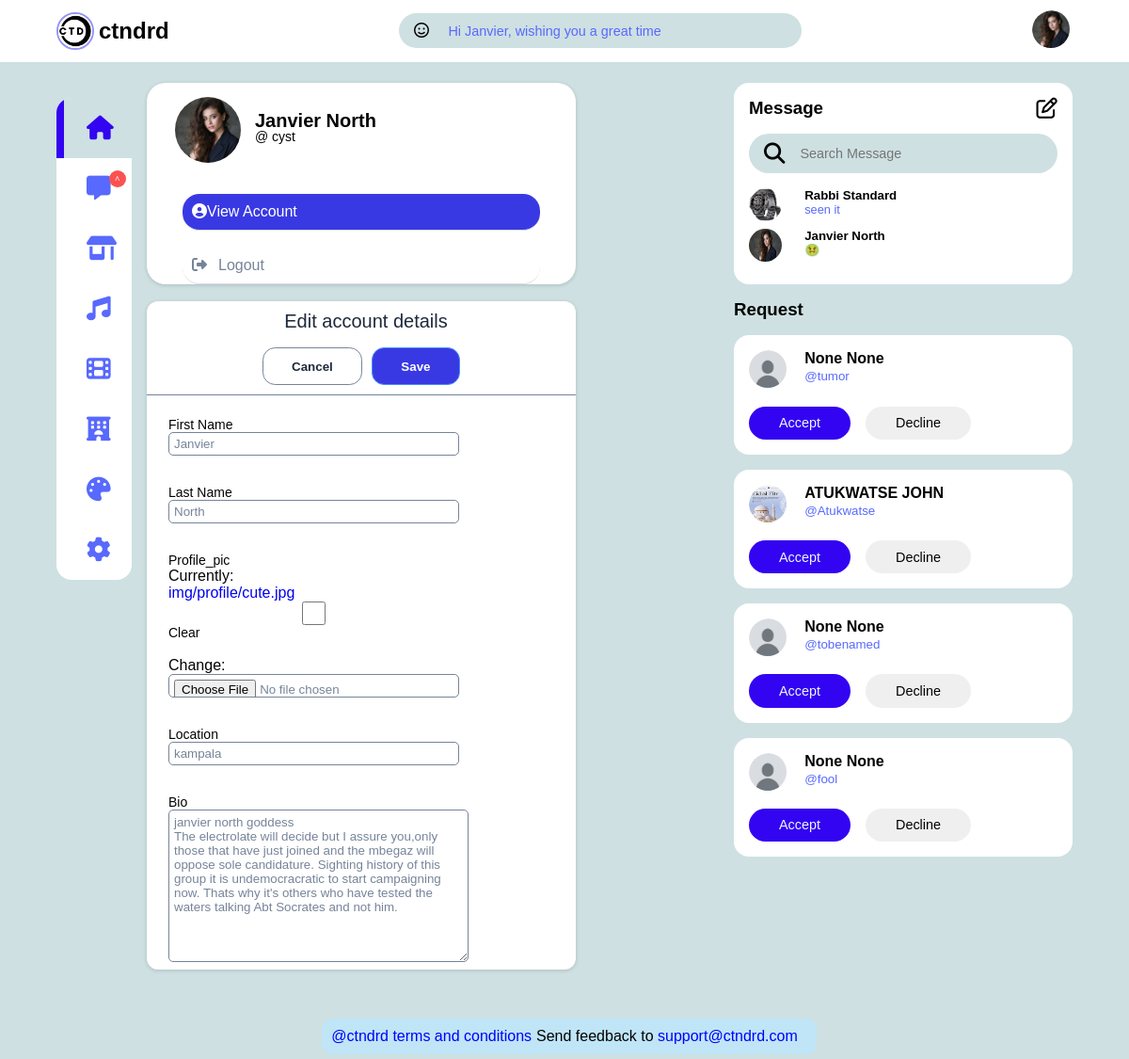
Screenshot of /acc-settings (signed in) with the database file from the repository.
### appl/models.py (models this page shows, shortened)
class Profile(models.Model):
    user=models.OneToOneField(User,on_delete=models.CASCADE)
    profile_pic=models.ImageField(upload_to='img/profile/',blank=True, null=True)
    firstname=models.CharField(max_length=50, blank=True, null=True)
    lastname=models.CharField(max_length=50, blank=True, null=True)
    bio=models.TextField(blank=True)
    location=models.CharField(max_length=100, blank=True, null=True)
    follows=models.ManyToManyField("self",
            symmetrical=False,
            blank=True,
            related_name="followed_by")

class Message(models.Model):
    sender = models.ForeignKey(User, on_delete=models.CASCADE, related_name='sent_messages')
    receiver = models.ForeignKey(User, on_delete=models.CASCADE, related_name='received_messages')
    message = models.TextField()
    image = models.ImageField(upload_to = 'img/message/', blank=True, null=True)
    seen = models.BooleanField(default=False)
    timestamp = models.DateTimeField(auto_now_add=True)

### appl/views.py (the view)
# urls.py: path('acc-settings', views.acc_settings, name='account-settings'),
@login_required
def acc_settings(request):
    try:
        profile=Profile.objects.get(user=request.user)
    except Profile.DoesNotExist:
        profile=Profile.objects.create(User=request.user)
    followers=request.user.profile.followed_by.exclude(id__in=request.user.profile.follows.all()) #for requests in the right
    messages=[]
    followerz=profile.follows.all()
    for follow in followerz:
        conversation_messages = Message.objects.filter(
            (Q(sender=profile.user) & Q(receiver=follow.user)) |
            (Q(sender = follow.user) & Q(receiver=profile.user))
        ).order_by('-timestamp')
        if conversation_messages.exists():
            latest_message=conversation_messages.first()
            messages.append({
                'follow':follow,
                'latest_message':latest_message
            })
    if request.method == 'POST':
        form=ProfileForm(request.POST, request.FILES, instance=profile)
        if form.is_valid():
            form.save()
            return redirect('profile')
    else:
        form=ProfileForm(instance=profile)
    return render(request, 'account settings/acc-sets.html', {'profile':profile,
                                                              'followers':followers,
                                                              'messages':messages,
                                                              'form':form})

### appl/forms.py
class ProfileForm(forms.ModelForm):
    class Meta:
        model = Profile
        fields = ('profile_pic','firstname','lastname','bio','location')

### templates/account settings/acc-sets.html (shortened to what this page needs)
{% extends 'another home/base.html' %}
{% load static %}
{% block content %}
<link rel="stylesheet" href="{% static 'css/acc-set.css' %}">
<link rel="stylesheet" href="https://cdnjs.cloudflare.com/ajax/libs/font-awesome/6.7.2/css/all.min.css"
integrity="sha512-Evv84Mr4kqVGRNSgIGL/F/aIDqQb7xQ2vcrdIwxfjThSH8CSR7PBEakCr51Ck+w+/U6swU2Im1vVX0SVk9ABhg=="
crossorigin="anonymous" />
<div class="middle">
    <div class="profile" style="
    flex: 1;
    width: 75%;
    margin-right: 10px;
    background-color: #fff;
    box-shadow: rgba(0,0,0,0.16) 0px 1px 4px;
    border-radius: 20px;
    height: max-content;">
        <div class="profile-header">
            {% if profile.profile_pic %}
                <img src="{{ profile.profile_pic.url }}" alt="" class="profile-img">
            {% else %}
                <img src="{% static 'img/user_avatar.jpg' %}" alt="" class="profile-img">
            {% endif %}
            <div class="profile-text-container">
                <h1 class="profile-titlez">{{ profile.firstname }} {{ profile.lastname }}</h1>
                <p class="profile-emailz">@ {{ profile.user.username }}</p>
            </div>
        </div>
        <div class="menu">
            <a href="{% url 'profile' %}" class="menu-link"><i class="fa-solid fa-circle-user"></i>View Account</a>
            <a href="{% url 'logout' %}" class="menu-link"><i class="fa-solid fa-right-from-bracket menu-icon"></i>Logout</a>
        </div>
    </div>
    <form method="post" enctype="multipart/form-data" class="account" style="
    flex: 2;
    margin-top: 10px;
    background-color: #fff;
    box-shadow: rgba(0,0,0,0.16) 0px 1px 4px;
    border-radius: 12px;
    height: max-content;
    width: 75%;">
        <div class="account-header">
            <h1 class="account-title">Edit account details</h1>
            <div class="btn-container" style="width: 210px;
            display: flex; justify-content: space-between;">
                <button class="btn-cancel">Cancel</button>
                <button class="btn-save" type="submit">Save</button>
            </div>
        </div>
        <div class="account-edit" style="width: 70%;">
            <div class="input-container">
                <label>First Name</label>
                {{ form.firstname }}
            </div>
            <div class="input-container">
                <label>Last Name</label>
                {{ form.lastname }}
            </div>
        </div>
        <div class="account-edit"  style="width: 70%;">
            <div class="input-container">
                <label>Profile_pic</label>
                {{ form.profile_pic }}
            </div>
            <div class="input-container">
                <label>Location</label>
                {{ form.location }}
            </div>
        </div>
        <div class="account-edit"  style="width: 70%;">
            <div class="input-container">
                <label>Bio</label>
                {{ form.bio }}
            </div>
        </div>
    </form>
</div>
{% endblock %}

### templates/another home/base.html (shortened to what this page needs)
{% load static %}
<!DOCTYPE html>
<html lang="en">
<head>
  <link rel="stylesheet" href="{% static 'css/index.css' %}" />
  <link rel="stylesheet" href="https://cdnjs.cloudflare.com/ajax/libs/font-awesome/6.7.2/css/all.min.css" />
</head>
    <body>
        <nav>
          <div class="container">
            <div class="fes" style="display: flex; align-items: center; gap: 5px;">
              <img style="
              width: 40px;
              height: 40px;
              border: 2px solid rgb(148, 148, 248);
              border-radius: 50%;" src="{% static 'img/ctndrd4.png' %}" alt="">
              <h1>ctndrd</h1>
            </div>
            <div class="search-bar">
              <i class="fa-regular fa-face-smile"></i>
              <input type="search" placeholder="Hi {{profile.firstname}}, wishing you a great time" />
            </div>
            <div class="create">
              <div class="profile-photo">
                {% if profile.profile_pic %}
                  <a href="{% url 'profile' %}"><img style="
                  width: 40px;
                  height: 40px;
                  border-radius: 50%;
                  object-fit: cover;
                  object-position: center;" src="{{ profile.profile_pic.url }}" alt=""></a>
                {% endif %}
              </div>
            </div>
          </div>
        </nav>
        <main>
          <div class="container">
            <div class="left">
              <div class="sidebar">
                <a class="manu-item active" href="{% url 'home' %}">
                  <span><i class="fa-solid fa-house"></i></span>
                </a>
                <a class="manu-item" id="messages-notifications" href="{% url 'messages' %}">
                  <span><i class="fa-solid fa-message"><small class="notification-count">^</small></i></span>
                </a>
                <a class="manu-item" href="{% url 'shop' %}">
                  <span><i class="fa-solid fa-shop"></i></span>
                </a>
                <a class="manu-item" href="{% url 'music' %}">
                  <span><i class="fa-solid fa-music"></i></span>
                </a>
                <a class="manu-item" href="{% url 'movie' %}">
                  <span><i class="fa-solid fa-film"></i></span>
                </a>
                <a class="manu-item" href="{% url 'hostel' %}">
                  <span><i class="fa-solid fa-hotel"></i></span>
                </a>
                <a class="manu-item" id="theme">
                  <span><i class="fa-solid fa-palette"></i></span>
                </a>
                <a class="manu-item" href="{% url 'account-settings' %}">
                  <span><i class="fa-solid fa-gear"></i></span>
                </a>
              </div>
            </div>
            {% block content %}
            {% endblock %}
            <div class="right">
              <div class="messages">
                <div class="heading">
                  <h3>Message</h3>
                  <i class="fa-regular fa-pen-to-square"></i>
                </div>
                <div class="search-bar">
                  <i class="fa-solid fa-magnifying-glass"></i>
                  <input
                    type="search"
                    placeholder="Search Message"
                    id="message-search"
                  />
                </div>
                {% if messages %}
                  {% for messag in messages|dictsortreversed:"latest_message.timestamp" %}
                    <a href="{% url 'chat' messag.follow.id %}"><div class="message">
                      <div class="profile-photo">
                        {% if messag.follow.profile_pic %}
                          <img style="width: 35px; height: 35px; border-radius: 50%;" src="{{messag.follow.profile_pic.url}}" alt="" />
                        {% else %}
                          <img style="width: 35px; height: 35px; border-radius: 50%;" src="{% static 'img/user_avatar.jpg' %}" alt="" />
                        {% endif %}
                      </div>
                      <div class="message-body">
                        <h5 style="color: black;">{{messag.follow.user.profile.firstname}} {{messag.follow.user.profile.lastname}}</h5>
                        <p class="text-muted">{{messag.latest_message.message}}</p>
                      </div>
                    </div></a>
                  {% endfor %}
                {% endif %}
              </div>
              <div class="friend-requests">
                <h3>Request</h3>
                {% for s in followers|slice:":4" %}
                  <div class="request">
                    <div class="info">
                      <div class="profile-photo">
                        {% if s.profile_pic %}
                          <a href="{% url 'view_profile' s.id %}"><img style="width: 40px;height: 40px;border-radius: 50%;" src="{{s.profile_pic.url}}" alt="" /></a>
                        {% else %}
                          <a href="{% url 'view_profile' s.id %}"><img style="width: 40px;height: 40px;border-radius: 50%;" src="{% static 'img/user_avatar.jpg' %}" alt="" /></a>
                        {% endif %}
                      </div>
                      <div class="sender">
                        <h4>{{s.firstname}} {{s.lastname}}</h4>
                        <small class="text-muted">@{{s.user.username}}</small>
                      </div>
                    </div>
                    <div class="action">
                      <button class="btn btn-primary"> <a style="color: aliceblue;" href="{% url 'follow_user' s.pk %}">Accept</a></button>
                      <button class="btn"><a style="color: black;" href="{% url 'decline_user' s.pk %}">Decline</a></button>
                    </div>
                  </div>
                {% endfor %}
              </div>
            </div>
          </div>
          <footer>
            <div class="footer-copyRight">
              <div style="gap: 5px; margin: 5px; width: 100%;border-radius: 12px; background-color: rgb(191, 229, 247);display: flex; padding: 10px;">
                <a style="color: blue;" href="{% url 'terms' %}"><p>@ctndrd terms and conditions</p></a>
                <p>Send feedback to <span style="color: blue;">support@ctndrd.com</span></p>
              </div>
            </div>
          </footer>
        </main>
    </body>
</html>

### static/css/acc-set.css (style rules this page uses)
.profile-img { width: 100px; height: 100px; object-fit: cover; border: 5px solid #fff; }
.menu-link { display: block; padding: 10px; border-bottom: 1px solid #ddd; text-decoration: none; color: #333; }
.profile-header { display: flex; margin-left: 15px; }
.profile-img { width: 80px; height: 80px; border-radius: 50%; margin: 10px; }
.profile-text-container { line-height: 0.5; padding-top: 15px; }
.profile-titlez { font-family: "Poppins",sans-serif; font-size: 20px; margin-top: 20px; }
.profile-emailz { font-family: "Poppins",sans-serif; font-size: 14px; margin-top: 9px; }
.menu { margin: 0 20px; }
.menu-link { display: block; text-decoration: none; color: #768499; font-family: "Poppins", sans-serif; padding: 10px; margin: 18px; border-radius: 18px; }
.menu-icon { margin-right: 12px; }
.menu-link:first-child { color: #fff; background-color: rgb(57, 57, 228); }
.account-header { display: flex; justify-content: space-between; align-items: center; padding: 10px; border-bottom: 1px solid #768499; flex-direction: column; width: 100%; height: 100px; }
.account-title { font-family: "Poppins", sans-serif; font-size: 20px; color: #1e293b; font-weight: 500; margin-left: 10px; }
.btn-container { margin-right: 1px; margin-left: 1px; }
.btn-cancel { width: 9em; height: 3em; cursor: pointer; border: 1px solid #768499; border-radius: 1em; color: #1e293b; font-weight: bold; margin-right: 5px; background-color: #fff; transition-duration: 0.3s; box-sizing: rgba(0,0,0,0.1); }
.btn-save { width: 8em; height: 3em; cursor: pointer; border: 1px solid #458ff6; border-radius: 1em; color: #fff; font-weight: bold; margin-left: 5px; background-color: rgb(57, 57, 228); transition-duration: 0.3s; box-sizing: rgba(0,0,0,0.1); }
.account-edit { display: flex; justify-content: space-between; flex-direction: column; gap: 15px; margin: 15px; width: 90%; }
.input-container { width: 100%; display: flex; flex-direction: column; margin: 8px; }
.input-container label { font-family: "Poppins", sans-serif; columns: #768499; font-size: 14px; }
.input-container input { height: 25px; border: 1.5px solid #768499; border-radius: 5px; padding: 5px; color: #768499; font-family: "Poppins", sans-serif; margin-right: 10px; }
.input-container textarea { display: block; height: 100%; padding: 5px; border: 1.5px solid #768499; border-radius: 5px; font-family: "Poppins", sans-serif; color: #768499; width: 100%; margin-right: 10px; }

### rows the page displays
Profile: firstname "Hi Janvier, wishing you a great time", profile_pic (picture), firstname "Janvier", lastname "North", user.username "cyst", location "kampala", bio "janvier north goddess The electrolate will decide but I assure you,only those that have just joined and the mbegaz will oppose sole candidature. Sighting history of this group it is undemocracratic to start campaigning now. Thats why it's others who have tested the waters talking Abt Socrates and not him.", follow.profile_pic (picture), follow.user.profile.firstname "Janvier", follow.user.profile.lastname "North", latest_message.message "🤢"
Profile: follow.profile_pic (picture), follow.user.profile.firstname "Rabbi", follow.user.profile.lastname "Standard", latest_message.message "seen it"
Profile: firstname "None", lastname "None", user.username "tumor"
Profile: profile_pic (picture), firstname "ATUKWATSE", lastname "JOHN", user.username "Atukwatse"
Profile: firstname "None", lastname "None", user.username "tobenamed"
Profile: firstname "None", lastname "None", user.username "fool"
